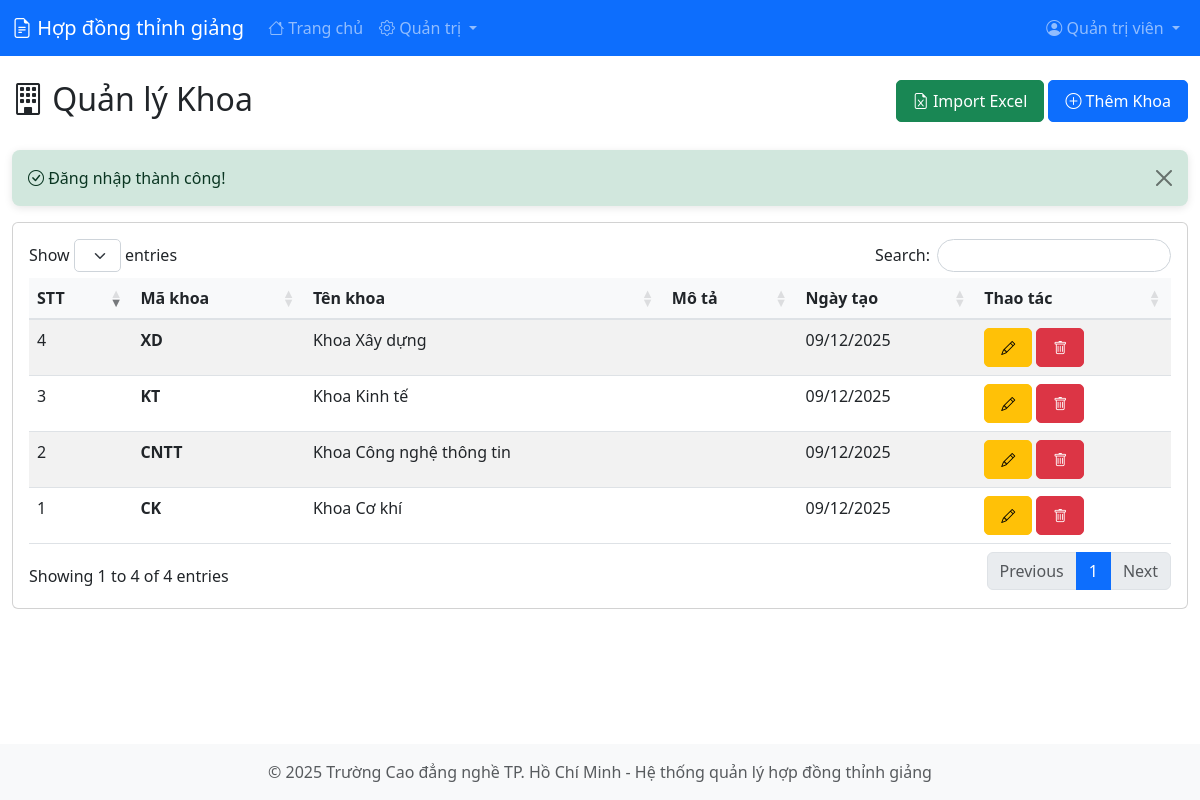
Screenshot of /faculties.php (signed in) with the database file from the repository.
### tables this page shows
CREATE TABLE `faculties` (
  `id` int(11) NOT NULL,
  `faculty_code` varchar(50) NOT NULL,
  `faculty_name` varchar(200) NOT NULL,
  `is_active` tinyint(1) DEFAULT 1,
  `created_at` timestamp NOT NULL DEFAULT current_timestamp(),
  `updated_at` timestamp NOT NULL DEFAULT current_timestamp() ON UPDATE current_timestamp()
);

### config/config.php (called while the page is built, shortened)
<?php
function formatDate($date) {
    return date('d/m/Y', strtotime($date));
}
?>

### faculties.php (the view, shortened to what this page needs)
<?php
require_once 'config/config.php';
$database = new Database();
$conn = $database->getConnection();
$query = "SELECT * FROM faculties ORDER BY faculty_code";
$stmt = $conn->prepare($query);
$stmt->execute();
$faculties = $stmt->fetchAll();
include 'includes/header.php';
?>
<div class="row mb-4">
    <div class="col-md-6">
        <h2><i class="bi bi-building"></i> Quản lý Khoa</h2>
    </div>
    <div class="col-md-6 text-end">
        <button type="button" class="btn btn-success" data-bs-toggle="modal" data-bs-target="#importModal">
            <i class="bi bi-file-earmark-excel"></i> Import Excel
        </button>
        <button type="button" class="btn btn-primary" data-bs-toggle="modal" data-bs-target="#addModal">
            <i class="bi bi-plus-circle"></i> Thêm Khoa
        </button>
    </div>
</div>
<?php if (isset($_SESSION['success'])): ?>
<div class="alert alert-success alert-dismissible fade show" role="alert">
    <i class="bi bi-check-circle"></i> <?php echo $_SESSION['success']; unset($_SESSION['success']); ?>
    <button type="button" class="btn-close" data-bs-dismiss="alert"></button>
</div>
<?php endif; ?>
<div class="card">
    <div class="card-body">
        <div class="table-responsive">
            <table class="table table-striped table-hover data-table">
                <thead>
                    <tr>
                        <th>STT</th>
                        <th>Mã khoa</th>
                        <th>Tên khoa</th>
                        <th>Mô tả</th>
                        <th>Ngày tạo</th>
                        <th>Thao tác</th>
                    </tr>
                </thead>
                <tbody>
                    <?php $stt = 1; foreach ($faculties as $faculty): ?>
                    <tr>
                        <td><?php echo $stt++; ?></td>
                        <td><strong><?php echo $faculty['faculty_code']; ?></strong></td>
                        <td><?php echo $faculty['faculty_name']; ?></td>
                        <td><?php echo $faculty['description']; ?></td>
                        <td><?php echo formatDate($faculty['created_at']); ?></td>
                        <td>
                            <button type="button" class="btn btn-sm btn-warning"
                                    onclick="editFaculty(<?php echo htmlspecialchars(json_encode($faculty)); ?>)">
                                <i class="bi bi-pencil"></i>
                            </button>
                            <a href="faculties.php?delete=<?php echo $faculty['id']; ?>"
                               class="btn btn-sm btn-danger btn-delete">
                                <i class="bi bi-trash"></i>
                            </a>
                        </td>
                    </tr>
                    <?php endforeach; ?>
                </tbody>
            </table>
        </div>
    </div>
</div>
<?php include 'includes/footer.php'; ?>

### assets/css/style.css (style rules this page uses)
:root { --primary-color: #0d6efd; --secondary-color: #6c757d; --success-color: #198754; --danger-color: #dc3545; --warning-color: #ffc107; }
body { font-family: 'Segoe UI', Tahoma, Geneva, Verdana, sans-serif; min-height: 100vh; display: flex; flex-direction: column; }
table.dataTable thead th { background-color: #f8f9fa; font-weight: 600; border-bottom: 2px solid #dee2e6; }
.btn { border-radius: 5px; padding: 8px 16px; font-weight: 500; transition: all 0.3s ease; }
.alert { border-radius: 8px; border: none; box-shadow: 0 2px 8px rgba(0, 0, 0, 0.1); }

### rows the page displays
faculties: faculty_code "CK", faculty_name "Khoa Cơ khí", created_at "09/12/2025"
faculties: faculty_code "CNTT", faculty_name "Khoa Công nghệ thông tin", created_at "09/12/2025"
faculties: faculty_code "KT", faculty_name "Khoa Kinh tế", created_at "09/12/2025"
faculties: faculty_code "XD", faculty_name "Khoa Xây dựng", created_at "09/12/2025"

### other values shown
$_SESSION['full_name'] "Quản trị viên"
$_SESSION['success'] "Đăng nhập thành công!"
